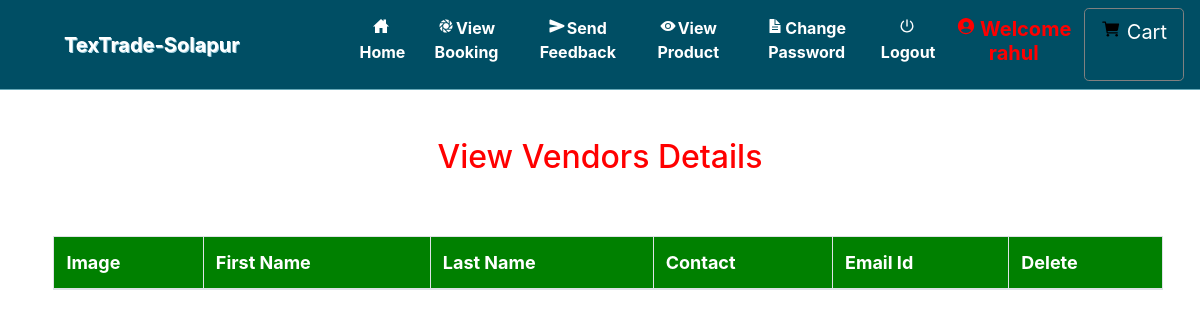
Before: /view_vendors (signed in) with the older database file.
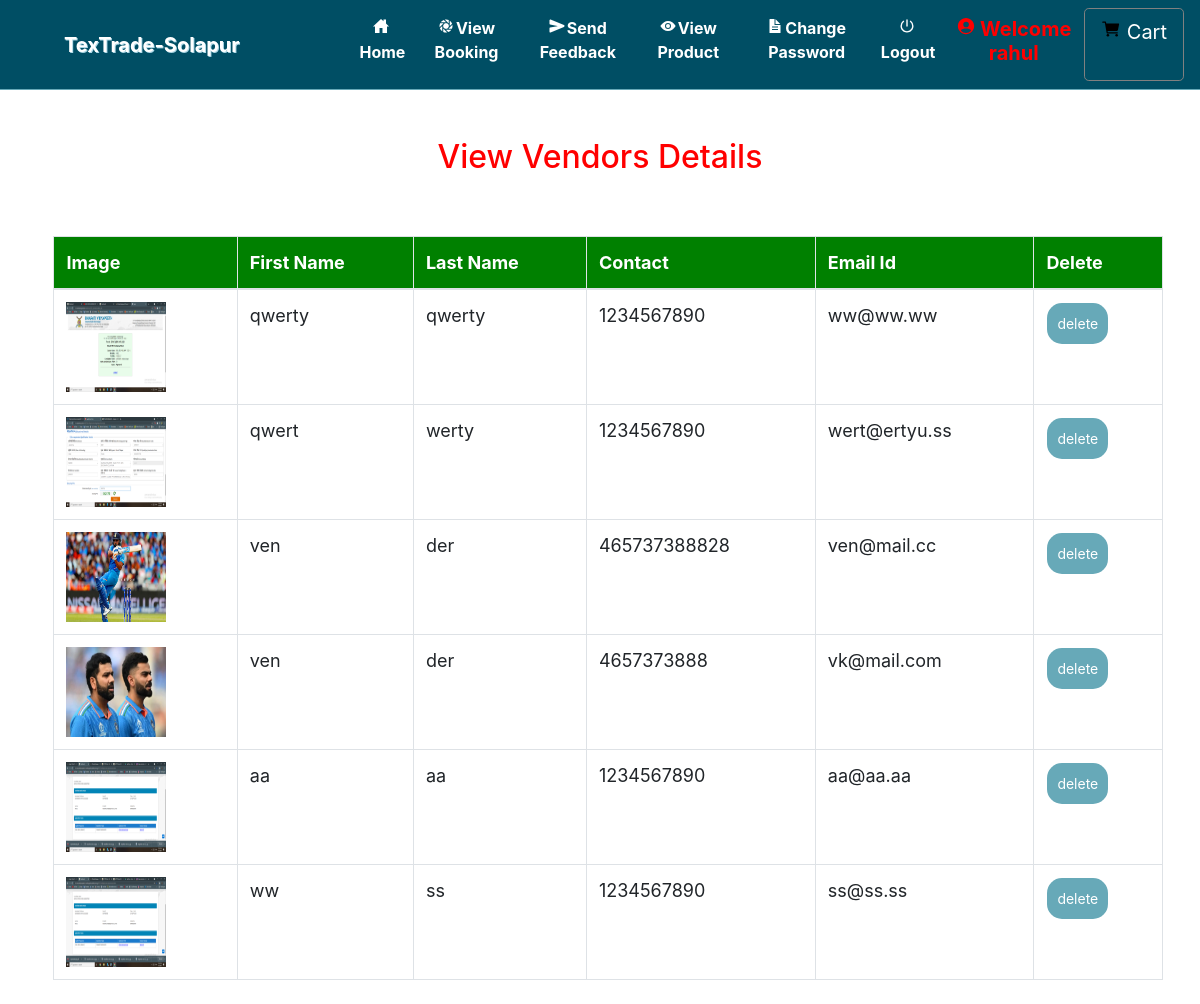
After: the same page with the newer database file.
### grocery/models.py (models this page shows, shortened)
class Vendor(models.Model):
    id = models.AutoField(primary_key=True)
    user = models.ForeignKey(User, on_delete=models.CASCADE, null=True)
    is_vendor = models.BooleanField(default=True)
    address = models.CharField(max_length=50, null=True)
    contact = models.CharField(max_length=10, null=True)
    image = models.FileField(null=True)

### grocery/views.py (the view)
# urls.py: path('view_vendors', view_vendors, name='view_vendors'),
def view_vendors(request):
    if not request.user.is_authenticated:
        return redirect('login_admin')
    pro = Vendor.objects.all()
    d = {'user':pro}
    return render(request,'view_vendors.html',d)

### grocery/templates/view_vendors.html (shortened to what this page needs)
{% extends 'navigation.html' %}
{% load static %}
{% block body %}
<center><h2 style="color:red;margin-top:4%">View Vendors Details</h2></center>
<div  class="container-fluid">
    <center>
    <div class="container">
        <table class="table table-bordered" id="myTable">
  <thead>
  <tr>
    <th>Image</th>
    <th>First Name</th>
    <th>Last Name</th>
      <th>Contact</th>
    <th>Email Id</th>
    <th>Delete</th>
  </tr>
  </thead>
   <tbody>
    {% for i in user %}
  <tr>
    <td><img src="{{i.image.url}}" style="width:100px;height:90px"></td>
    <td>{{i.user.first_name}}</td>
    <td>{{i.user.last_name}}</td>
      <td>{{i.contact}}</td>
      <td>{{i.user.email}}</td>
    <td><a href="{% url 'delete_user' i.user.id %}" onclick="return confirm('Are you sure?')"><button class="button button1">delete</button></a></td>
  </tr>
    {% endfor %}
    </tbody>
</table>
 </div></center>
</div>
{% endblock %}

Changed rows visible on the page:
added Vendor: image (picture), user.first_name "qwerty", user.last_name "qwerty", contact "1234567890", user.email "ww@ww.ww"
added Vendor: image (picture), user.first_name "qwert", user.last_name "werty", contact "1234567890", user.email "wert@ertyu.ss"
added Vendor: image (picture), user.first_name "ven", user.last_name "der", contact "465737388828", user.email "ven@mail.cc"
added Vendor: image (picture), user.first_name "ven", user.last_name "der", contact "4657373888", user.email "vk@mail.com"
added Vendor: image (picture), user.first_name "aa", user.last_name "aa", contact "1234567890", user.email "aa@aa.aa"
added Vendor: image (picture), user.first_name "ww", user.last_name "ss", contact "1234567890", user.email "ss@ss.ss"
